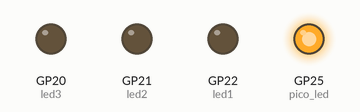
Bench run of a program on a simulated Raspberry Pi Pico running MicroPython. Shown: output pins drawn as LEDs (lit = HIGH).

Above: at 0.05 s.
At 7.95 s:
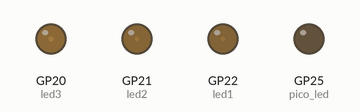
Timing chart, 0 to 10.4 s (numbered marks = the images above):
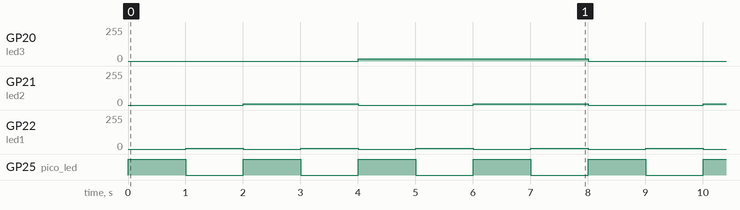

The program:

E1_3_Ahmed.py
```python
from machine import Pin, PWM
import time


pico_led = Pin("LED", Pin.OUT)
led1 = PWM(Pin(22))
led2 = PWM(Pin(21))
led3 = PWM(Pin(20))

duty = 1000

def set_leds(value):
    led1.duty_u16(duty*(value & 0x01))
    led2.duty_u16(duty*(value & 0x02))
    led3.duty_u16(duty*(value & 0x04))


while True:
    for num in range(8):
        set_leds(num)
        pico_led.toggle()
        time.sleep(1) 
```

Measured:
- by itself, GP20 (led3): alternates 16/255 for 4.0 s and 0/255 for 4.0 s
- by itself, GP21 (led2): alternates 8/255 for 2.0 s and 0/255 for 2.0 s
- by itself, GP22 (led1): alternates 4/255 for 1.0 s and 0/255 for 1.0 s
- by itself, GP25 (pico_led): alternates HIGH for 1.0 s and LOW for 1.0 s
